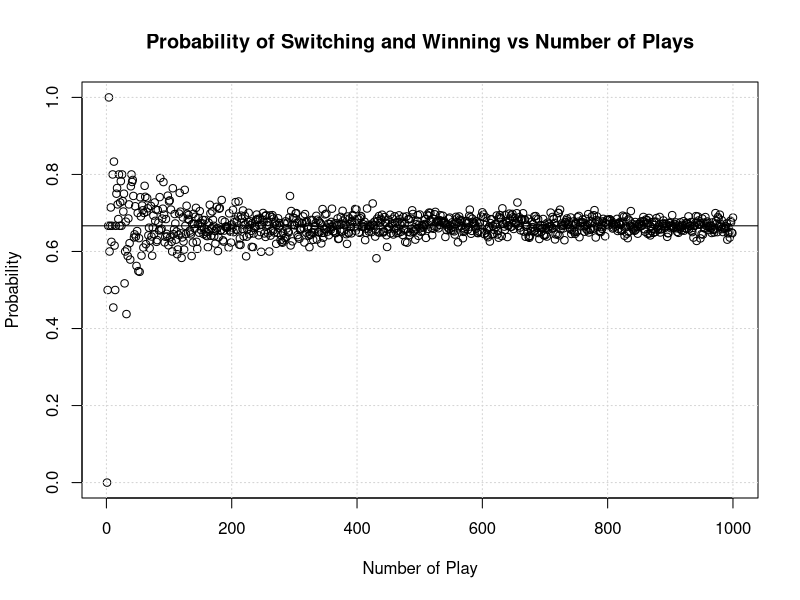
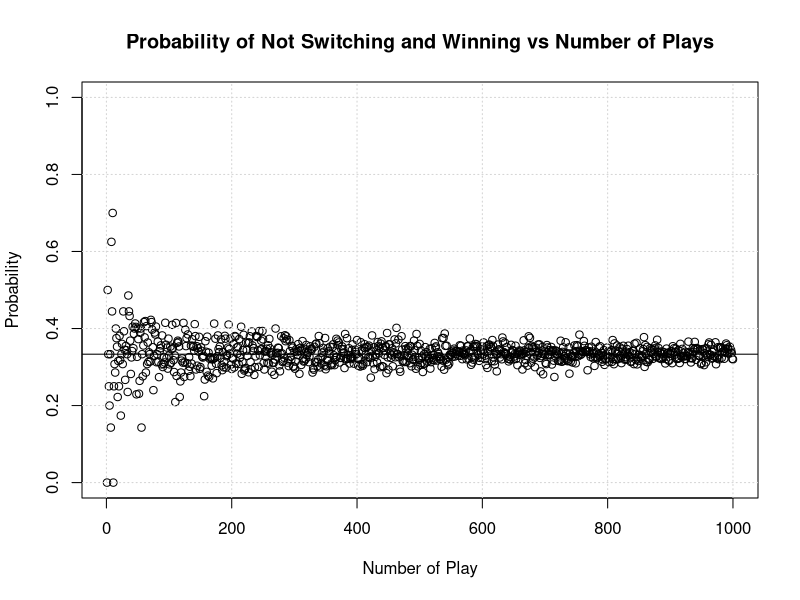

Recreate these plots in R, in order.
#######################################################
## OZKAN EMRE OZDEMIR
## HOMEWORK 2 : Monty Hall Probabilities
## 04/14/16
## Class:  Methods for Data Analysis
#######################################################
## Clear objects from Memory :
rm(list=ls())
##Clear Console:
cat("\014")
##
#######################################################
# Simulation 1 : Chances of Winning!!                 #
# "Jesus Loves Winners!"                              #
#######################################################
#      door       door       door             
#      ___        ___        ___              
#     | 1 |      | 2 |      | 3 |
#     | ? |      | ? |      | ? |
#     |___|      |___|      |___|
#######################################################
#Let's define out winning function

winning = function(number_of_plays,number_of_doors,switch_door=TRUE){
        winning_door = sample(number_of_doors, number_of_plays, replace = T)
        selected_door = sample(number_of_doors, number_of_plays, replace = T)
        if (switch_door){
                check_switch_and_win = (selected_door!=winning_door)
                #probability of winning = total number of winning / total number of play
                switch_and_win=sum(check_switch_and_win)/number_of_plays
                #variance of switching and winning :
                var_switch_and_win = var(check_switch_and_win*1)
                list(switch_and_win = switch_and_win,var_switch_and_win = var_switch_and_win)
        }else{
                check_dontswitch_and_win = (selected_door==winning_door)
                #probability of winning = total number of winning / total number of play
                dontswitch_and_win=sum(check_dontswitch_and_win)/number_of_plays
#                return(dontswitch_and_win)
                #variance of not switching and winning :
                var_dontswitch_and_win = var(check_dontswitch_and_win*1)
                list(dontswitch_and_win = dontswitch_and_win,var_dontswitch_and_win = var_dontswitch_and_win)
        }
}

#######################################################
# Simulation 2 : Chances of surely losing             #
# I don't mind losing but don't call me Shirley!"     #
#######################################################
# Let's define our losing function

losing = function( number_of_plays,number_of_doors, switch_door=TRUE){
        winning_door = sample(number_of_doors, number_of_plays, replace = T)
        selected_door = sample(number_of_doors, number_of_plays, replace = T)
        losing_door <- c(rep("FALSE",number_of_plays))
        if (switch_door){
                check_switch_and_win = (selected_door!=winning_door)
                #calculate the probability of losing
                check_switch_and_lose = (check_switch_and_win==losing_door)
                switch_and_lose=sum(check_switch_and_lose)/number_of_plays
                #variance of switching and losing :
                var_switch_and_lose = var(check_switch_and_lose*1)
                list(switch_and_lose = switch_and_lose,var_switch_and_lose = var_switch_and_lose)
        }else{
                check_dontswitch_and_win = (selected_door==winning_door)
                #calculate the probability of losing
                check_dontswitch_and_lose = (check_dontswitch_and_win==losing_door)
                dontswitch_and_lose=sum(check_dontswitch_and_lose)/number_of_plays
                #variance of switching and losing :
                var_dontswitch_and_lose = var(check_dontswitch_and_lose*1)
                list(dontswitch_and_lose = dontswitch_and_lose,var_dontswitch_and_lose = var_dontswitch_and_lose)
        }
}
#######################################################
## Let's test our probabilities                       #
#######################################################
## There are 3 doors and lets say thegame is played 1000 times, 
## Let's check the winning probability and variances for 
##switching 
winning(1000,3,TRUE)
##and not swithing
winning(1000,3,FALSE)
##Now, let's check the losing probability and variances for 
##swithing 
losing(1000,3,TRUE)
##and not swithing
losing(1000,3,FALSE)
###Let's check the relatinonship between the number of plays and the probabilities of winning
number_of_plays = 1000
number_of_doors = 3
## When the door is switched
prob_by_num_plays_switching_winning = sapply(1:number_of_plays, function(x) winning(x, number_of_doors, T))

plot(1:number_of_plays, prob_by_num_plays_switching_winning["switch_and_win",], type="p",ylim=c(0, 1),
     main = "Probability of Switching and Winning vs Number of Plays", xlab = "Number of Play", ylab= "Probability" )
grid()
abline(h=2/3)

## When the door is not switched
prob_by_num_plays_not_switching_winning = sapply(1:number_of_plays, function(x) winning(x, number_of_doors, F))

plot(1:number_of_plays, prob_by_num_plays_not_switching_winning["dontswitch_and_win",], type="p",ylim=c(0, 1),
     main = "Probability of Not Switching and Winning vs Number of Plays", xlab = "Number of Play", ylab= "Probability" )
grid()
abline(h=1/3)
#######################################################
##                       End                          #
#######################################################